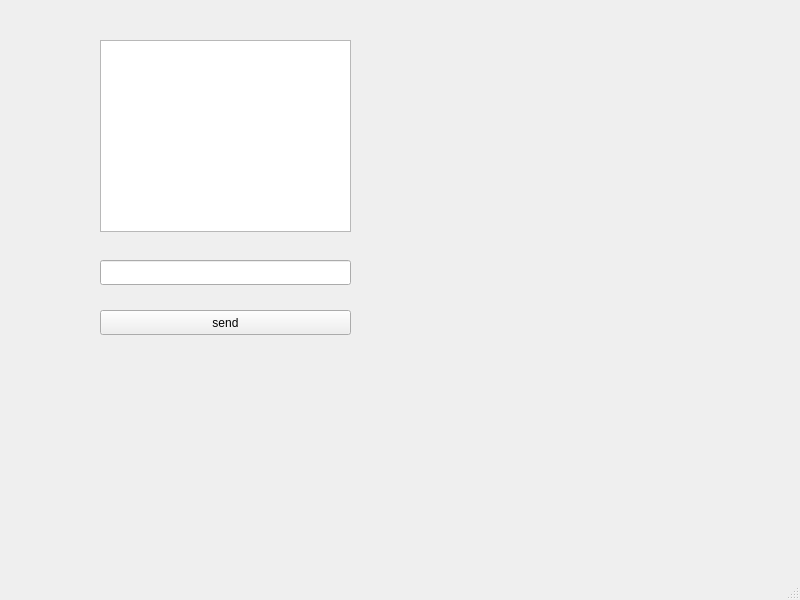
<?xml version="1.0" encoding="UTF-8"?>
<ui version="4.0">
 <class>MainWindow</class>
 <widget class="QMainWindow" name="MainWindow">
  <property name="geometry">
   <rect>
    <x>0</x>
    <y>0</y>
    <width>800</width>
    <height>600</height>
   </rect>
  </property>
  <property name="windowTitle">
   <string>MainWindow</string>
  </property>
  <widget class="QWidget" name="centralwidget">
   <widget class="QPushButton" name="btnSend">
    <property name="geometry">
     <rect>
      <x>100</x>
      <y>310</y>
      <width>251</width>
      <height>25</height>
     </rect>
    </property>
    <property name="text">
     <string>send</string>
    </property>
   </widget>
   <widget class="QLineEdit" name="leInput">
    <property name="geometry">
     <rect>
      <x>100</x>
      <y>260</y>
      <width>251</width>
      <height>25</height>
     </rect>
    </property>
   </widget>
   <widget class="QListView" name="listView">
    <property name="geometry">
     <rect>
      <x>100</x>
      <y>40</y>
      <width>251</width>
      <height>192</height>
     </rect>
    </property>
   </widget>
  </widget>
  <widget class="QMenuBar" name="menubar">
   <property name="geometry">
    <rect>
     <x>0</x>
     <y>0</y>
     <width>800</width>
     <height>22</height>
    </rect>
   </property>
  </widget>
  <widget class="QStatusBar" name="statusbar"/>
 </widget>
 <resources/>
 <connections/>
</ui>
